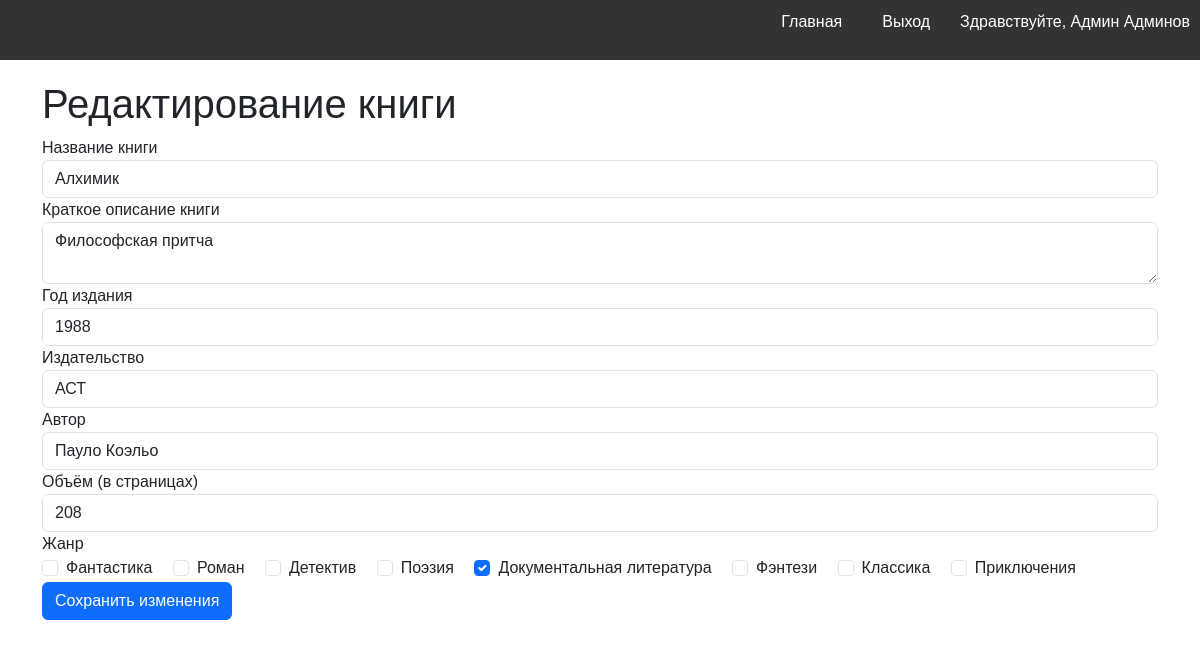
/book/5/edit (signed in), run on the app's committed database.
### models.py (models this page shows, shortened)
class User(db.Model, UserMixin):
    __tablename__ = 'users'
    id = db.Column(db.Integer, primary_key=True)
    username = db.Column(db.String(100), unique=True, nullable=False)
    password = db.Column(db.String(100), nullable=False)
    last_name = db.Column(db.String(100), nullable=False)
    first_name = db.Column(db.String(100), nullable=False)
    middle_name = db.Column(db.String(100))
    role_id = db.Column(db.Integer, db.ForeignKey('roles.id'), nullable=False)
    reviews = db.relationship('Review', backref='user')
    role = db.relationship('Role', backref='users')

class Book(db.Model):
    __tablename__ = 'books'
    id = db.Column(db.Integer, primary_key=True)
    title = db.Column(db.String(255), nullable=False)
    short_description = db.Column(db.Text, nullable=False)
    year = db.Column(db.Integer, nullable=False)
    publisher = db.Column(db.String(255), nullable=False)
    author = db.Column(db.String(255), nullable=False)
    page_count = db.Column(db.Integer, nullable=False)
    cover_id = db.Column(db.Integer, db.ForeignKey('covers.id'), nullable=False)
    genres = db.relationship('Genre', secondary=book_genres, backref='books')
    cover = db.relationship('Cover', backref='book')

class Genre(db.Model):
    __tablename__ = 'genres'
    id = db.Column(db.Integer, primary_key=True)
    name = db.Column(db.String(100), unique=True, nullable=False)

### books.py (the view, shortened to what this page needs)
@books.route('/book/<int:book_id>/edit', methods=['GET', 'POST'])
@login_required
def edit_book(book_id):
    book = Book.query.get_or_404(book_id)
    if current_user.role.name == 'user' and current_user.id != book.user_id:
        flash('У вас недостаточно прав для выполнения данного действия', 'warning')
        return redirect(url_for('index'))
    form = EditBookForm()
    form.title.data = book.title
    form.short_description.data = book.short_description
    form.year.data = book.year
    form.publisher.data = book.publisher
    form.author.data = book.author
    form.page_count.data = book.page_count
    selected_genres = [genre.id for genre in book.genres]
    form.genre.data = selected_genres
    return render_template('edit_book.html', form=form, book=book, selected_genres=selected_genres)

### forms.py (shortened to what this page needs)
class EditBookForm(FlaskForm):
    title = StringField('Название книги', validators=[InputRequired(), Length(max=255)])
    short_description = TextAreaField('Краткое описание книги', validators=[InputRequired()])
    year = IntegerField('Год издания', validators=[InputRequired()])
    publisher = StringField('Издательство', validators=[InputRequired(), Length(max=255)])
    author = StringField('Автор', validators=[InputRequired(), Length(max=255)])
    page_count = IntegerField('Объём (в страницах)', validators=[InputRequired()])
    genre = MultiCheckboxField('Жанр', coerce=int)
    def __init__(self, *args, **kwargs):
        super(EditBookForm, self).__init__(*args, **kwargs)
        self.genre.choices = [(genre.id, genre.name) for genre in Genre.query.all()]

### app.py (called while the page is built)
@login_manager.user_loader
def load_user(user_id):
    return User.query.get(int(user_id))

### templates/edit_book.html (shortened to what this page needs)
{% extends 'base.html' %}
{% import 'macros.html' as macros %}
{% block content %}
<div class="container">
    <h1>Редактирование книги</h1>
    <form action="{{ url_for('books.edit_book', book_id=book.id) }}" method="post" enctype="multipart/form-data" class="book-form">
        {{ macros.render_form(form) }}
        <button type="submit" class="btn btn-primary">Сохранить изменения</button>
    </form>
</div>
{% endblock %}

### templates/macros.html (shortened to what this page needs)
{% macro render_form(form) %}
    <div class="form-group">
        {{ form.title.label(class="form-control-label") }}
        {{ form.title(class="form-control") }}
    </div>
    <div class="form-group">
        {{ form.short_description.label(class="form-control-label") }}
        {{ form.short_description(class="form-control", id='short_description') }}
    </div>
    <div class="form-group">
        {{ form.year.label(class="form-control-label") }}
        {{ form.year(class="form-control") }}
    </div>
    <div class="form-group">
        {{ form.publisher.label(class="form-control-label") }}
        {{ form.publisher(class="form-control") }}
    </div>
    <div class="form-group">
        {{ form.author.label(class="form-control-label") }}
        {{ form.author(class="form-control") }}
    </div>
    <div class="form-group">
        {{ form.page_count.label(class="form-control-label") }}
        {{ form.page_count(class="form-control") }}
    </div>
    <div class="form-group">
        {{ form.genre.label(class="form-control-label") }}
        <div class="checkbox-group">
            {% for subfield in form.genre %}
            <div class="form-check form-check-inline">
                {{ subfield(class="form-check-input") }}
                {{ subfield.label(class="form-check-label") }}
            </div>
            {% endfor %}
        </div>
    </div>
{% endmacro %}

### templates/navbar.html
<nav>
    <ul>
        <li><a href="{{ url_for('index') }}">Главная</a></li>
        {% if current_user.is_authenticated %}
            <li><a href="{{ url_for('logout') }}">Выход</a></li>
            <li><span>Здравствуйте, {{ current_user.first_name }} {{ current_user.last_name }}</span></li>
        {% else %}
            <li><a href="{{ url_for('login') }}">Вход</a></li>
            <li><a href="{{ url_for('register') }}">Регистрация</a></li>
        {% endif %}
    </ul>
</nav>

### static/styles.css (style rules this page uses)
body { font-family: Arial, sans-serif; }
nav { background-color: #333; color: white; padding: 10px; text-align: center; }
nav ul { list-style-type: none; padding: 0; display: flex; justify-content: flex-end; gap: 10px; }
nav ul li { margin-left: 10px; }
nav ul li a { color: white; text-decoration: none; padding: 10px; }

### data on the page
User: first_name "Админ", last_name "Админов"
Book: title "Алхимик", short_description "Философская притча", year "1988", publisher "АСТ", author "Пауло Коэльо", page_count "208"
Genre: label "Фантастика"
Genre: label "Роман"
Genre: label "Детектив"
Genre: label "Поэзия"
Genre: label "Документальная литература"
Genre: label "Фэнтези"
Genre: label "Классика"
Genre: label "Приключения"
